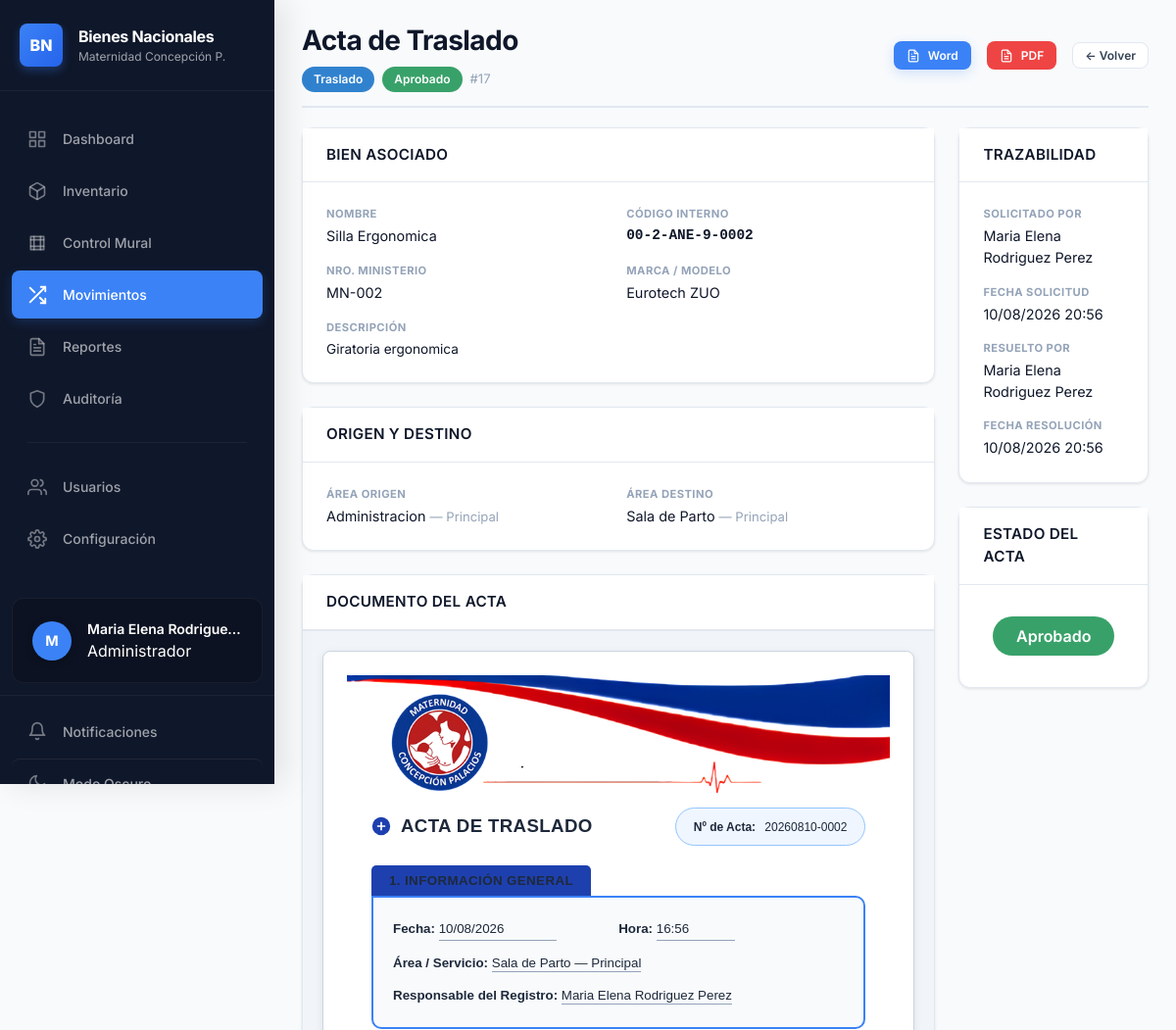
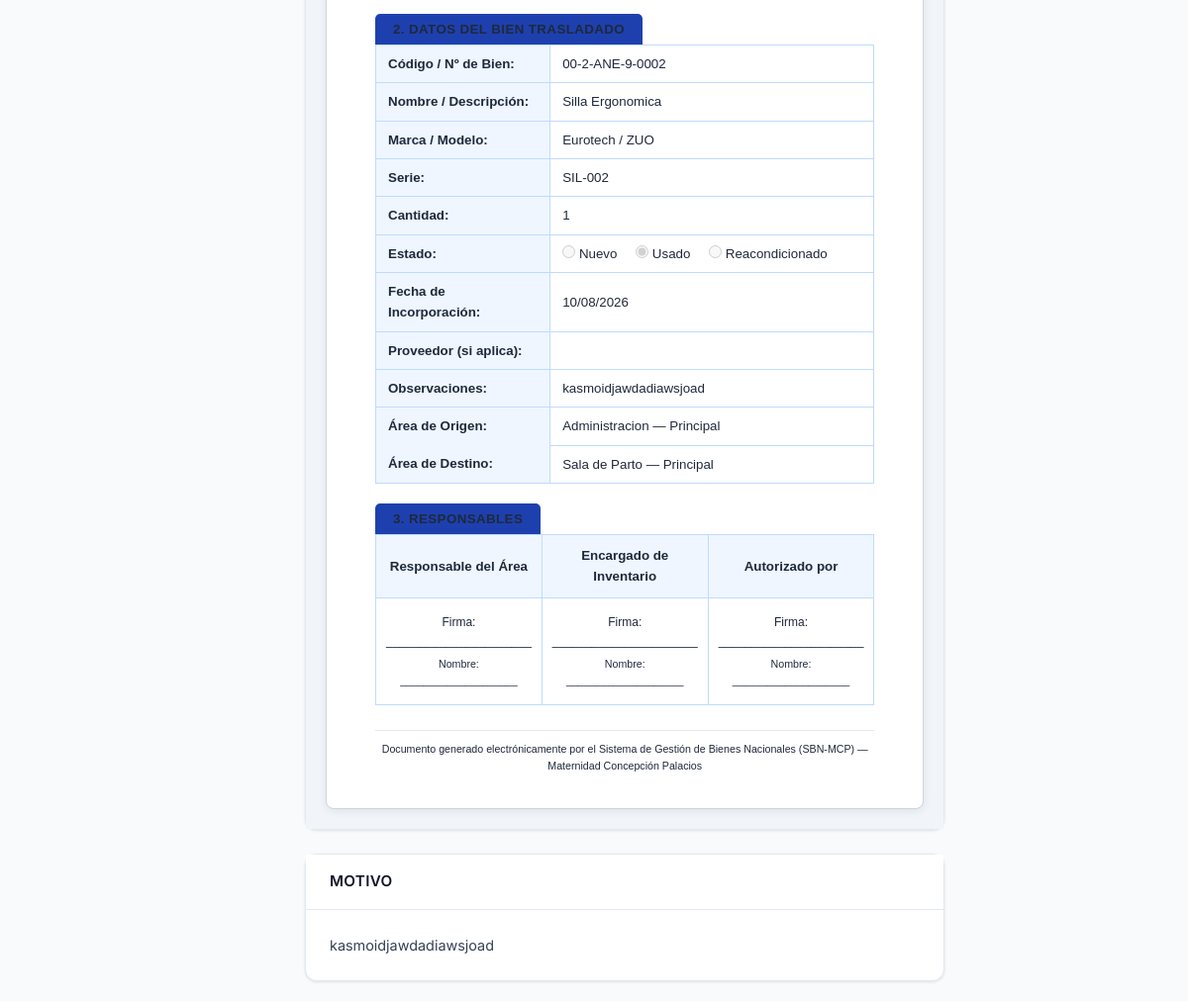
Page /public/movimientos/17 (signed in) on the committed database (2 pictures, top to bottom).
### tables this page shows
CREATE TABLE `movimientos` (
  `id_movimiento` int(11) NOT NULL,
  `bien_id` int(11) NOT NULL,
  `tipo_movimiento` enum('incorporacion','traslado','desincorporacion','asignacion') NOT NULL,
  `area_origen_id` int(11) DEFAULT NULL,
  `area_destino_id` int(11) DEFAULT NULL,
  `usuario_solicita_id` int(11) DEFAULT NULL,
  `usuario_aprueba_id` int(11) DEFAULT NULL,
  `usuario_recibe_id` int(11) DEFAULT NULL COMMENT 'Usuario que recibe el bien en el area destino',
  `fecha_solicitud` timestamp NOT NULL DEFAULT current_timestamp(),
  `fecha_aprobacion` timestamp NULL DEFAULT NULL,
  `fecha_ejecucion` timestamp NULL DEFAULT NULL,
  `motivo` text DEFAULT NULL,
  `observaciones` text DEFAULT NULL,
  `contenido_acta` longtext DEFAULT NULL,
  `responsable_datos` text DEFAULT NULL,
  `documento_soporte` varchar(500) DEFAULT NULL,
  `estado` enum('pendiente','aprobado','rechazado','cancelado') NOT NULL DEFAULT 'pendiente',
  `created_at` timestamp NOT NULL DEFAULT current_timestamp(),
  `updated_at` timestamp NOT NULL DEFAULT current_timestamp() ON UPDATE current_timestamp()
);

CREATE TABLE `bienes` (
  `id_bien` int(11) NOT NULL,
  `codigo_sudebip` varchar(50) NOT NULL,
  `codigo_interno` varchar(50) DEFAULT NULL,
  `codigo_ministerio` varchar(50) DEFAULT NULL,
  `nro_bien_ministerio` varchar(30) DEFAULT NULL,
  `es_sn` tinyint(1) NOT NULL DEFAULT 0,
  `nombre` varchar(255) NOT NULL,
  `descripcion` text DEFAULT NULL,
  `serial` varchar(100) DEFAULT NULL,
  `marca` varchar(100) DEFAULT NULL,
  `modelo` varchar(100) DEFAULT NULL,
  `color` varchar(50) DEFAULT NULL,
  `anio_fabricacion` smallint(6) DEFAULT NULL,
  `cantidad` smallint(6) NOT NULL DEFAULT 1,
  `condicion_inicial` enum('Nuevo','Bueno','Regular','Malo') DEFAULT NULL,
  `id_estado` int(11) NOT NULL DEFAULT 1,
  `id_tipo` int(11) DEFAULT NULL,
  `id_area` int(11) DEFAULT NULL,
  `responsable_id` int(11) DEFAULT NULL,
  `responsable_nombre` varchar(255) DEFAULT NULL,
  `responsable_cedula` varchar(20) DEFAULT NULL,
  `responsable_foto_path` varchar(500) DEFAULT NULL,
  `cin_edificio` varchar(50) DEFAULT NULL,
  `cin_piso` varchar(10) DEFAULT NULL,
  `cin_departamento` varchar(100) DEFAULT NULL,
  `cin_oficina` varchar(100) DEFAULT NULL,
  `cin_posicion` varchar(20) DEFAULT NULL,
  `numero_factura` varchar(50) DEFAULT NULL,
  `fecha_adquisicion` date DEFAULT NULL,
  `valor_inicial` decimal(15,2) DEFAULT NULL,
  `valor_residual` decimal(15,2) NOT NULL DEFAULT 0.00,
  `vida_util_anos` tinyint(4) NOT NULL DEFAULT 10,
  `observaciones` text DEFAULT NULL,
  `imagen_path` varchar(500) DEFAULT NULL,
  `created_at` timestamp NOT NULL DEFAULT current_timestamp(),
  `updated_at` timestamp NOT NULL DEFAULT current_timestamp() ON UPDATE current_timestamp()
);

CREATE TABLE `areas` (
  `id_area` int(11) NOT NULL,
  `nombre_area` varchar(100) NOT NULL,
  `descripcion` text DEFAULT NULL,
  `edificio` varchar(50) DEFAULT NULL,
  `piso` tinyint(4) DEFAULT NULL COMMENT '-1=Sótano, 0=Planta Baja, 1..N=Pisos',
  `responsable_id` int(11) DEFAULT NULL,
  `area_padre_id` int(11) DEFAULT NULL,
  `activa` tinyint(1) NOT NULL DEFAULT 1,
  `created_at` timestamp NOT NULL DEFAULT current_timestamp(),
  `updated_at` timestamp NOT NULL DEFAULT current_timestamp() ON UPDATE current_timestamp()
);

CREATE TABLE `usuarios` (
  `id_usuario` int(11) NOT NULL,
  `id_rol` int(11) DEFAULT NULL,
  `cedula` varchar(20) NOT NULL,
  `username` varchar(50) NOT NULL,
  `primer_nombre` varchar(100) NOT NULL,
  `segundo_nombre` varchar(100) NOT NULL DEFAULT '',
  `primer_apellido` varchar(100) NOT NULL,
  `segundo_apellido` varchar(100) NOT NULL DEFAULT '',
  `nombre_completo` varchar(255) NOT NULL DEFAULT '',
  `email` varchar(255) NOT NULL,
  `password_hash` varchar(255) NOT NULL,
  `telefono` varchar(20) DEFAULT NULL,
  `cargo` varchar(100) DEFAULT NULL,
  `ultimo_acceso` timestamp NULL DEFAULT NULL,
  `intentos_fallidos` int(11) NOT NULL DEFAULT 0,
  `bloqueado_hasta` timestamp NULL DEFAULT NULL,
  `primer_login` tinyint(1) NOT NULL DEFAULT 1,
  `activo` tinyint(1) NOT NULL DEFAULT 1,
  `created_at` timestamp NOT NULL DEFAULT current_timestamp(),
  `updated_at` timestamp NOT NULL DEFAULT current_timestamp() ON UPDATE current_timestamp()
);

### app/views/movimiento/show.php (the view, shortened to what the rows shown need)
<?php
require APP_PATH . '/views/partials/sidebar.php';
$contenidoActaSeguro = !empty($movimiento['contenido_acta'])
    ? \App\Helpers\SecurityHelper::sanitizeRichHtml($movimiento['contenido_acta'])
    : '';
$colorTipo = match ($movimiento['tipo_movimiento']) {
    'incorporacion'    => '#38a169',
    'traslado'         => '#3182ce',
    'desincorporacion' => '#e53e3e',
    default            => '#718096',
};
$colorEstado = match ($movimiento['estado']) {
    'aprobado'  => '#38a169',
    'rechazado' => '#e53e3e',
    default     => '#d69e2e',
};
?>
<main class="main-content" id="mainContent">
    <div class="page-header">
        <div>
            <h1>Acta de <?= ucfirst(htmlspecialchars($movimiento['tipo_movimiento'])) ?></h1>
            <div style="display:flex;gap:.5rem;align-items:center;margin-top:.35rem">
                <span class="badge" style="background:<?= $colorTipo ?>">
                    <?= ucfirst(htmlspecialchars($movimiento['tipo_movimiento'])) ?>
                </span>
                <span class="badge" style="background:<?= $colorEstado ?>">
                    <?= ucfirst(htmlspecialchars($movimiento['estado'])) ?>
                </span>
                <span style="font-size:.82rem;color:var(--gray-400)">#<?= (int)$movimiento['id_movimiento'] ?></span>
            </div>
        </div>
        <div class="page-actions">
            <button type="button" class="btn btn-primary btn-sm" onclick="previewWord()">
                Word
            </button>
            <a href="<?= $base_url ?>/movimientos/<?= (int)$movimiento['id_movimiento'] ?>/descargar-pdf" class="btn btn-danger btn-sm">
                PDF
            </a>
            <a href="<?= $base_url ?>/movimientos" class="btn btn-secondary btn-sm">← Volver</a>
        </div>
    </div>
    <div class="detail-layout">
        <div>
            <div class="card" style="margin-bottom:1.5rem">
                <div class="card-header"><h3>Bien Asociado</h3></div>
                <div class="card-body">
                    <div class="detail-grid">
                        <div class="detail-item">
                            <span class="detail-label">Nombre</span>
                            <span class="detail-value">
                                <a href="<?= $base_url ?>/bienes/<?= (int)$movimiento['bien_id'] ?>">
                                    <?= htmlspecialchars($movimiento['bien_nombre']) ?>
                                </a>
                            </span>
                        </div>
                        <div class="detail-item">
                            <span class="detail-label">Código Interno</span>
                            <span class="detail-value codigo-interno">
                                <?= htmlspecialchars($movimiento['codigo_interno'] ?? '—') ?>
                            </span>
                        </div>
                        <div class="detail-item">
                            <span class="detail-label">Nro. Ministerio</span>
                            <span class="detail-value">
                                <?= $movimiento['es_sn']
                                    ? '<em style="color:var(--gray-400)">S/N</em>'
                                    : htmlspecialchars($movimiento['nro_bien_ministerio'] ?? '—') ?>
                            </span>
                        </div>
                        <?php if (!empty($movimiento['marca']) || !empty($movimiento['modelo'])): ?>
                        <div class="detail-item">
                            <span class="detail-label">Marca / Modelo</span>
                            <span class="detail-value">
                                <?= htmlspecialchars(trim(($movimiento['marca'] ?? '') . ' ' . ($movimiento['modelo'] ?? ''))) ?>
                            </span>
                        </div>
                        <?php endif; ?>
                        <?php if (!empty($movimiento['bien_descripcion'])): ?>
                        <div class="detail-item" style="grid-column:1/-1">
                            <span class="detail-label">Descripción</span>
                            <span class="detail-value" style="font-size:.85rem">
                                <?= nl2br(htmlspecialchars($movimiento['bien_descripcion'])) ?>
                            </span>
                        </div>
                        <?php endif; ?>
                    </div>
                </div>
            </div>
            <div class="card" style="margin-bottom:1.5rem">
                <div class="card-header"><h3>Origen y Destino</h3></div>
                <div class="card-body">
                    <div class="detail-grid">
                        <div class="detail-item">
                            <span class="detail-label">Área Origen</span>
                            <span class="detail-value">
                                <?php if ($movimiento['area_origen']): ?>
                                    <?= htmlspecialchars($movimiento['area_origen']) ?>
                                    <?php if ($movimiento['edif_origen']): ?>
                                    <span style="color:var(--gray-400);font-size:.82rem">
                                        — <?= htmlspecialchars($movimiento['edif_origen']) ?>
                                    </span>
                                    <?php endif; ?>
                                <?php else: ?>
                                    <em style="color:var(--gray-400)">—</em>
                                <?php endif; ?>
                            </span>
                        </div>
                        <div class="detail-item">
                            <span class="detail-label">Área Destino</span>
                            <span class="detail-value">
                                <?php if ($movimiento['area_destino']): ?>
                                    <?= htmlspecialchars($movimiento['area_destino']) ?>
                                    <?php if ($movimiento['edif_destino']): ?>
                                    <span style="color:var(--gray-400);font-size:.82rem">
                                        — <?= htmlspecialchars($movimiento['edif_destino']) ?>
                                    </span>
                                    <?php endif; ?>
                                <?php else: ?>
                                    <em style="color:var(--gray-400)">—</em>
                                <?php endif; ?>
                            </span>
                        </div>
                    </div>
                </div>
            </div>
            <?php if (!empty($movimiento['contenido_acta'])): ?>
            <div class="card" style="margin-top:1.5rem">
                <div class="card-header"><h3>Documento del Acta</h3></div>
                <div class="card-body" style="padding:1.25rem; background:#f1f5f9; border-top:1px solid #e2e8f0;">
                    <div id="acta_document_content" style="background: #ffffff; padding: 1.5rem; border: 1px solid #cbd5e1; border-radius: 8px; box-shadow: 0 2px 8px rgba(0,0,0,0.08); overflow-x: auto; max-width: 880px; margin: 0 auto; color: #1e293b; font-size: 0.95rem; line-height: 1.6;">
                        <?= $contenidoActaSeguro ?>
                    </div>
                </div>
            </div>
            <?php endif; ?>
            <div class="card" style="margin-top:1.5rem">
                <div class="card-header"><h3>Motivo</h3></div>
                <div class="card-body">
                    <p style="font-size:.9rem;line-height:1.6;color:var(--gray-700)">
                        <?= nl2br(htmlspecialchars($movimiento['motivo'] ?? '—')) ?>
                    </p>
                </div>
            </div>
        </div>
        <div>
            <div class="card" style="margin-bottom:1.5rem">
                <div class="card-header"><h3>Trazabilidad</h3></div>
                <div class="card-body">
                    <div class="detail-grid" style="grid-template-columns:1fr">
                        <div class="detail-item">
                            <span class="detail-label">Solicitado por</span>
                            <span class="detail-value"><?= htmlspecialchars($movimiento['usuario_solicita'] ?? '—') ?></span>
                        </div>
                        <div class="detail-item">
                            <span class="detail-label">Fecha Solicitud</span>
                            <span class="detail-value">
                                <?= !empty($movimiento['fecha_solicitud'])
                                    ? date('d/m/Y H:i', strtotime($movimiento['fecha_solicitud']))
                                    : '—' ?>
                            </span>
                        </div>
                        <div class="detail-item">
                            <span class="detail-label">Resuelto por</span>
                            <span class="detail-value"><?= htmlspecialchars($movimiento['usuario_aprueba'] ?? '—') ?></span>
                        </div>
                        <div class="detail-item">
                            <span class="detail-label">Fecha Resolución</span>
                            <span class="detail-value">
                                <?= !empty($movimiento['fecha_aprobacion'])
                                    ? date('d/m/Y H:i', strtotime($movimiento['fecha_aprobacion']))
                                    : '—' ?>
                            </span>
                        </div>
                    </div>
                </div>
            </div>
            <div class="card">
                <div class="card-header"><h3>Estado del Acta</h3></div>
                <div class="card-body" style="text-align:center;padding:2rem 1rem">
                    <span class="badge"
                          style="background:<?= $colorEstado ?>;font-size:1rem;padding:.5rem 1.5rem;border-radius:9999px">
                        <?= ucfirst(htmlspecialchars($movimiento['estado'])) ?>
                    </span>
                </div>
            </div>
        </div>
    </div>
</main>

### rows in the picture
movimientos: tipo_movimiento "Traslado", estado "Aprobado", id_movimiento "17", bien.nombre "Silla Ergonomica", bien.codigo_interno "00-2-ANE-9-0002", bien.nro_bien_ministerio "MN-002", bien.modelo "Eurotech ZUO", bien.descripcion "Giratoria ergonomica", area_origen.nombre_area "Administracion", area_origen.edificio "Principal", area_destino.nombre_area "Sala de Parto", area_destino.edificio "Principal", contenido_acta (picture), motivo "kasmoidjawdadiawsjoad", usuario_solicita.nombre_completo "Maria Elena Rodriguez Perez", fecha_solicitud "10/08/2026 20:56", fecha_aprobacion "10/08/2026 20:56"

### other values in the picture
$inicial "M"
$_SESSION['nombre'] "Maria Elena Rodrigue…"
$rolLabel "Administrador"
